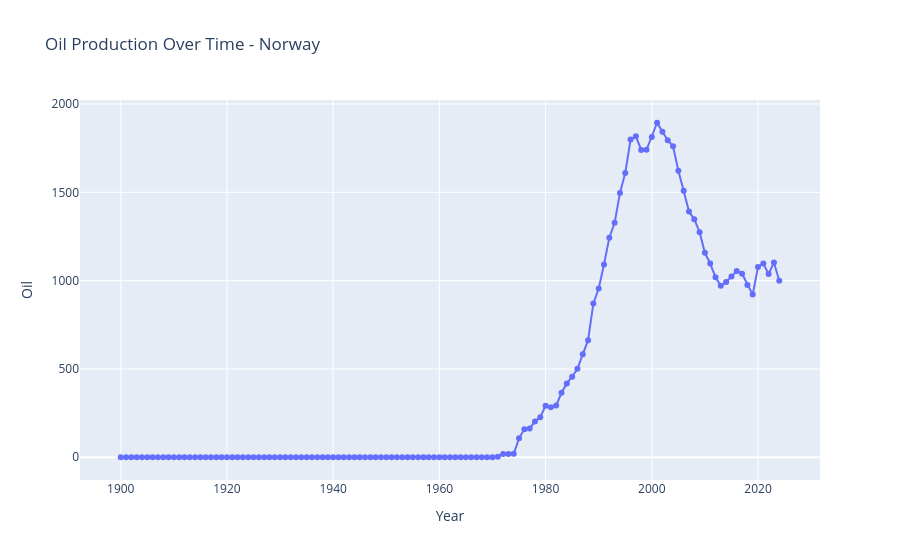

The notebook cell saved with this chart:
### Code cell
df_norway = df[df["Entity"] == "Norway"]

fig = px.line(
    df_norway,
    x="Year",
    y="Oil",
    markers=True,  # 👈 esto agrega los puntos
    title="Oil Production Over Time - Norway"
)

fig.show()

### Figure 1 — Plotly figure (JSON) as saved in the notebook; plotly's stock layout.template omitted (floating-point values rounded to 4 significant figures)
{"data": [{"hovertemplate": "Year=%{x}<br>Oil=%{y}<extra></extra>", "legendgroup": "", "line": {"color": "#636efa", "dash": "solid"}, "marker": {"symbol": "circle"}, "mode": "lines+markers", "name": "", "orientation": "v", "showlegend": false, "type": "scatter", "x": [1900, 1901, 1902, 1903, 1904, 1905, 1906, 1907, 1908, 1909, 1910, 1911, 1912, 1913, 1914, 1915, 1916, 1917, 1918, 1919, 1920, 1921, 1922, 1923, 1924, 1925, 1926, 1927, 1928, 1929, 1930, 1931, 1932, 1933, 1934, 1935, 1936, 1937, 1938, 1939, 1940, 1941, 1942, 1943, 1944, 1945, 1946, 1947, 1948, 1949, 1950, 1951, 1952, 1953, 1954, 1955, 1956, 1957, 1958, 1959, 1960, 1961, 1962, 1963, 1964, 1965, 1966, 1967, 1968, 1969, 1970, 1971, 1972, 1973, 1974, 1975, 1976, 1977, 1978, 1979, 1980, 1981, 1982, 1983, 1984, 1985, 1986, 1987, 1988, 1989, 1990, 1991, 1992, 1993, 1994, 1995, 1996, 1997, 1998, 1999, 2000, 2001, 2002, 2003, 2004, 2005, 2006, 2007, 2008, 2009, 2010, 2011, 2012, 2013, 2014, 2015, 2016, 2017, 2018, 2019, 2020, 2021, 2022, 2023, 2024], "xaxis": "x", "y": [0, 0, 0, 0, 0, 0, 0, 0, 0, 0, 0, 0, 0, 0, 0, 0, 0, 0, 0, 0, 0, 0, 0, 0, 0, 0, 0, 0, 0, 0, 0, 0, 0, 0, 0, 0, 0, 0, 0, 0, 0, 0, 0, 0, 0, 0, 0, 0, 0, 0, 0, 0, 0, 0, 0, 0, 0, 0, 0, 0, 0, 0, 0, 0, 0, 0, 0, 0, 0, 0, 0, 3.405, 18.78, 18.16, 19.86, 107.3, 158.8, 162.9, 202.0, 226.8, 291.3, 282.5, 293.4, 365.2, 418.2, 456.0, 500.5, 582.8, 662.7, 871.2, 955.3, 1091.0, 1243.0, 1327.0, 1495.0, 1610.0, 1799.0, 1817.0, 1740.0, 1741.0, 1814.0, 1894.0, 1842.0, 1795.0, 1761.0, 1622.0, 1509.0, 1391.0, 1348.0, 1274.0, 1158.0, 1096.0, 1019.0, 970.7, 992.7, 1023.0, 1054.0, 1039.0, 975.3, 920.8, 1077.0, 1097.0, 1038.0, 1103.0, 998.8], "yaxis": "y"}], "layout": {"legend": {"tracegroupgap": 0}, "title": {"text": "Oil Production Over Time - Norway"}, "xaxis": {"anchor": "y", "domain": [0, 1], "title": {"text": "Year"}}, "yaxis": {"anchor": "x", "domain": [0, 1], "title": {"text": "Oil"}}}}
